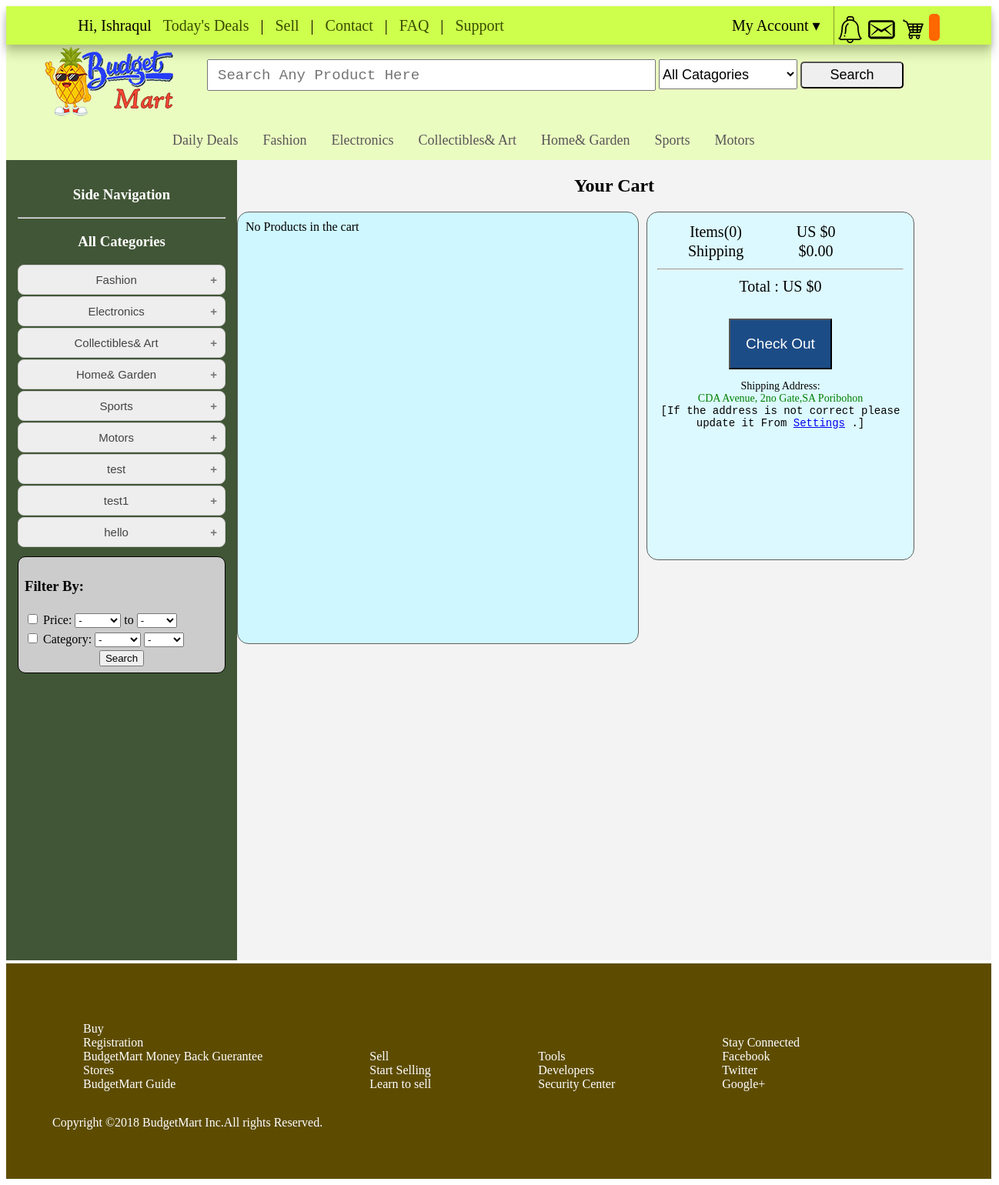
Page /user/cart.php (signed in) on the committed database.
### tables this page shows
CREATE TABLE IF NOT EXISTS `category` (
  `cat_id` int(11) NOT NULL AUTO_INCREMENT,
  `cat_name` varchar(30) DEFAULT NULL,
  `cat_icon` varchar(30) DEFAULT NULL,
  `cat_pic` varchar(30) DEFAULT NULL,
  PRIMARY KEY (`cat_id`)
);

CREATE TABLE IF NOT EXISTS `users` (
  `user_id` int(30) NOT NULL AUTO_INCREMENT,
  `username` varchar(30) DEFAULT NULL,
  `PASS` varchar(20) DEFAULT NULL,
  `f_name` varchar(30) DEFAULT NULL,
  `l_name` varchar(30) DEFAULT NULL,
  `email` varchar(30) DEFAULT NULL,
  `gender` varchar(10) DEFAULT NULL,
  `address` varchar(100) DEFAULT NULL,
  `phone` int(150) DEFAULT NULL,
  `birth_date` date DEFAULT NULL,
  `picture` varchar(200) DEFAULT NULL,
  `reg_date` date DEFAULT NULL,
  `shop_id` varchar(30) NOT NULL,
  PRIMARY KEY (`user_id`)
);

### user/cart.php (the view, shortened to what this page needs)
<?php
include("inc/header.php");
?>
  <div class="main-section">
      <h2 style="text-align: center;">Your Cart</h2>
    <div class="in-cart">
<?php
   $sql="SELECT cart_id,p_title,pic,c.quantity,price FROM cart c,product p where p.p_id=c.p_id and c.buyer_id=$buyer";
  $r=$conn->query($sql);
    $total_qty=0;
    $total_price=0;
  if($r-> num_rows > 0 )
   while($row=$r -> fetch_assoc())
   {
       $p_title=$row['p_title'];
       $pic=$row['pic'];
       $price=$row['price'];
       $quantity=$row['quantity'];
       $cart_id=$row['cart_id'];
       $total_qty+=$quantity;
       $total_price+=$price*$quantity;
?>
          <div class="rowcart"><table style="border-collapse: collapse;width:480px;">
         <tr><td><div class="p-img-cart">
          <img style="max-width:100%;max-height:100%;" src="uploads/<?php echo $pic; ?>">
         </div>
       </td><td><?php echo $p_title; ?></td><td>Quantity: <input value="<?php echo $quantity; ?>" type="number" style="width:53px;" disabled></td><td>US $<?php echo $price; ?><br><span style="color: #696969;"><i>Free shipping<i><span></span> <br> </td></tr>
       </table>
            <a style="padding: 10px;margin-left: 387px;font-size: 19px;" href="process.php?cart_id=<?php echo $cart_id; ?>&rmv=1">
            Remove</a>
        </div>
<?php
   }
   else
    echo "No Products in the cart";
   $sql="Select address from users where user_id=$buyer;";
   $r=$conn->query($sql);
   if($r-> num_rows ==1 )
    while ($row=$r-> fetch_assoc())
      $address=$row['address'];
?>
</div>
   <div class="checkout">
         <table style="border-collapse: collapse;width:260px;">
              <tr>
                <td>Items(<?php echo $total_qty; ?>)</td><td>US $<?php echo $total_price; ?></td>
              </tr>
              <tr>
                <td>Shipping</td> <td>$0.00</td>
              </tr>
         </table>
         <hr>
         Total : US $<?php echo $total_price; ?>  <br>
<form action="process.php" method="post">
      <input style="padding: 20px;color: white;background-color: #1c4c86;margin-top: 30px;font-size: 19px;" type="submit" name="checkout" value="Check Out">
</form>
      <p style="font-size: 14px;">
             Shipping Address: <br>
             <span style="color: green;">
                     <?php echo $address; ?>
             </span>
             <br>
             <span style="">
              <code>[If the address is not correct please update it From <a href="#">Settings</a> .]</code>
             </span>
            </p>
       </div>
  </div>
  <?php
include("inc/footer.php");
  ?>

### user/inc/header.php (shortened to what this page needs)
<?php
include('plugins/connect.php');
    $buyer=$_SESSION['user_id'];
?>
<!DOCTYPE html>
<html>
<head>
	 <link rel="stylesheet" type="text/css" href="plugins/style.css">
</head>
<body>
<div class="nav-top">
	       <div class="nav-top-leftpart">
	       	 Hi, Ishraqul
           <a href="#">Today's Deals</a> |
           <a href="sell.php">Sell</a> |
           <a href="#">Contact</a> |
           <a href="#">FAQ</a> |
            <a href="support.php">Support</a>
	       </div>
         <div class="nav-top-rightpart">
         <div class="dropdown1">
            <a class="dropbtn1" href="#">My Account &#x25BE;</a>
          </div>
      <a href="#"><img src="plugins/images/notifications_icon.png"></a>
         <a href="#"><img src="plugins/images/messege.png"></a>
          <a href="cart.php"><img src="plugins/images/cart.png"></a>
          <span id="cart_amount" style="background-color: #ff6700;
    color: #ffffff;
    border-radius: 5px;
    padding: 7px;
    font-size: 26px;"> </span>
         </div>
	  </div>
   <div class="nav-mid">
   	 <a href="index.php"> <img src="plugins/images/logo.png"></a>
   	 <div class="nav-mid_search">
   	 	 <input style="    font-size: 19px;
    font-family: monospace;
    padding-left: 12px;" type="text" name="search" placeholder="Search Any Product Here">
   	   <select>
   	   	     <option>All Catagories</option>
   	   </select>
   	   <input type="submit" name="" value="Search">
   	 </div>
   </div>
   <div class="nav-bar">
     <ul>
      <li><a href="product.php">Daily Deals</a></li>
<?php
     $sql1="SELECT cat_name,cat_icon,cat_pic FROM category LIMIT 6;";
     $r1=$conn->query($sql1);
   if($r1->num_rows > 0)
 {
    while($cat_row = $r1->fetch_assoc())
    {
        $cat_name=$cat_row['cat_name'];
     ?>
   <li class="dropdown">
        <a class="dropbtn" href="#"><?php echo $cat_name; ?></a>
    </li>
   <?php
    }
 }
?>
     </ul>
   </div>
   <div class="side-nav">
    <h3 style="text-align:center;color:white;">Side Navigation</h3> <hr>
    <h3 style="text-align:center;color:white;">All Categories</h3>
    <div class="all-menu">
    <?php
          $sql="SELECT cat_id,cat_name FROM category";
     $r=$conn->query($sql);
     if($r->num_rows > 0)
 {
    while($row = $r->fetch_assoc())
    {
          $cat_name=$row['cat_name'];
?>
<button class="accordion" style="text-align:center;" > <?php echo $cat_name; ?> </button>
<?php
    }
}
    ?>
    </div>
  <form class="" action="index.html" method="post">
  <table style="background-color:#ccc;border-radius:10px;border:1px solid black;margin-top:10px;padding:5px;width:270px;">
    <tr>
      <td >   <h3 >Filter By:</h3> </td>
    </tr>
     <tr>
       <td>
         <input type="checkbox" name="price" value=""> Price:
         <select class="" name="">
           <option value="-"> - </option>
         </select>
         to
         <select class="" name="">
             <option value="-"> - </option>
         </select>
       </td>
     </tr>
     <tr>
       <td>
         <input type="checkbox" name="cat_info" value=""> Category:
         <select class="" name="">
            <option value="0"> - </option>
         </select>
         <select class="" name="">
             <option value="-"> -</option>
         </select>
       </td>
     </tr>
     <tr>
       <td style="text-align:center;">
         <input type="submit" name="search" value="Search">
       </td>
     </tr>
  </table>
  </form>
  </div>

### rows in the picture
category: cat_name "Fashion"
category: cat_name "Electronics"
category: cat_name "Collectibles& Art"
category: cat_name "Home& Garden"
category: cat_name "Sports"
category: cat_name "Motors"
category: cat_name "test"
category: cat_name "test1"
category: cat_name "hello"
users: address "CDA Avenue, 2no Gate,SA Poribohon"

### other values in the picture
$total_qty "0"
$total_price "0"
